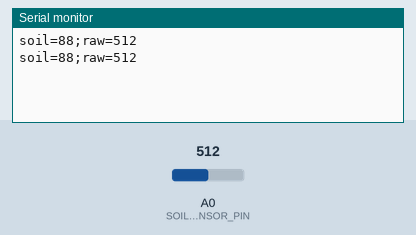
Simulated run of this sketch. Board: Arduino Uno, built with avr-gcc and run on an emulated ATmega328P. Shown: the last lines printed to the serial monitor. The inputs (shaded band) are chosen by the test bench; at power-on: A0 (SOIL_SENSOR_PIN) = 512.

Above: at 2.8 s.
2.9 s: A0 (SOIL_SENSOR_PIN) set to 716
At 5.2 s:
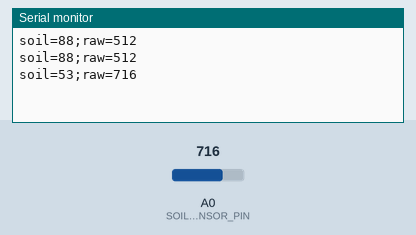
5.6 s: A0 (SOIL_SENSOR_PIN) set to 900
At 6.9 s:
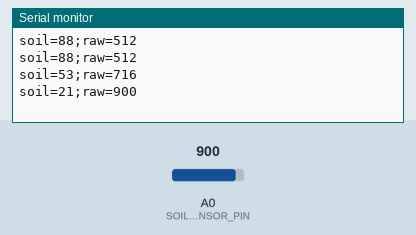
Timing chart, 0 to 8.6 s (numbered marks = the images above; inputs shaded):
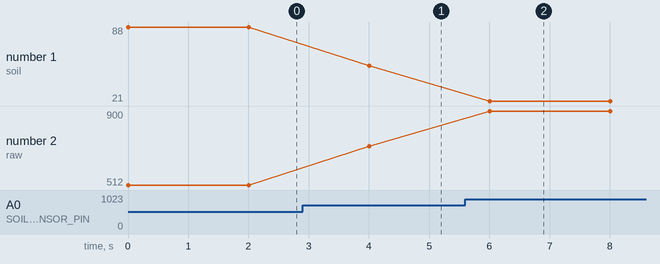

The sketch:

soil.ino
```cpp
const int SOIL_SENSOR_PIN = A0;
const int DRY_READING = 1023;
const int WET_READING = 445;
const unsigned long SERIAL_BAUDRATE = 9600;
const unsigned long LOOP_DELAY_MS = 2000;

void setup() {
  Serial.begin(SERIAL_BAUDRATE);
}

void loop() {
  int rawValue = analogRead(SOIL_SENSOR_PIN);

  int soilPercent = map(rawValue, DRY_READING, WET_READING, 0, 100);
  soilPercent = constrain(soilPercent, 0, 100);

  Serial.print("soil=");
  Serial.print(soilPercent);
  Serial.print(";raw=");
  Serial.println(rawValue);

  delay(LOOP_DELAY_MS);
}
```

Measured:
- after the input at 2.9 s, the serial monitor: prints a new line after 1.1 s (image 1)
- after the input at 5.6 s, the serial monitor: prints a new line after 0.40 s (image 2)
- plotted number 1: 88 → 53 after the input at 2.9 s, 53 → 21 after the input at 5.6 s
- plotted number 2: 512 → 716 after the input at 2.9 s, 716 → 900 after the input at 5.6 s
